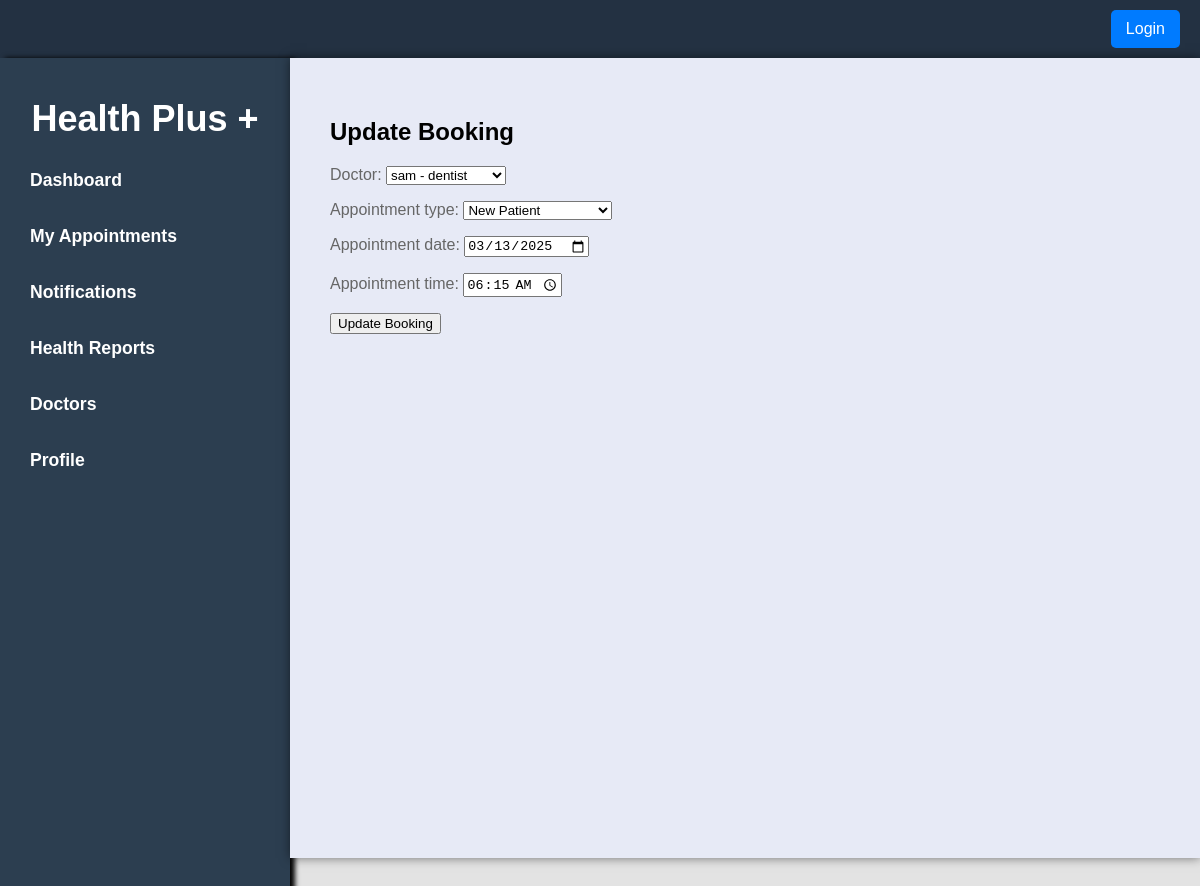
/appointment/5/update/, run on the app's committed database.
### booking/models.py (models this page shows, shortened)
class Appointment(models.Model):
    user = models.ForeignKey(User, on_delete=models.CASCADE, related_name='appointments')
    doctor = models.ForeignKey(Doctor, on_delete=models.CASCADE, related_name='appointments')
    appointment_type = models.ForeignKey(AppointmentType, on_delete=models.CASCADE)  # New field
    appointment_date = models.DateField()
    appointment_time = models.TimeField()
    status = models.CharField(max_length=20, choices=[('scheduled', 'Scheduled'), ('completed', 'Completed'), ('canceled', 'Canceled')])
    created_at = models.DateTimeField(auto_now_add=True)
    updated_at = models.DateTimeField(auto_now=True)
    class Meta:
        indexes = [
            models.Index(fields=['appointment_date']),
        ]

### booking/views.py (the view)
# urls.py: path('appointment/<pk>/update/', views.appointmentUpdateView, name='appointment_update'),
def appointmentUpdateView(request, pk):
    booking = get_object_or_404(Appointment, pk=pk)
    if request.method == "POST":
        form = AppointmentForm(request.POST, instance=booking)
        if form.is_valid():
            form.save()
            return redirect("booking_list")
    else:
        form = AppointmentForm(instance=booking)
    context = {
        "title": "Update Appointment",
        "form": form
    }
    return render(request, "appointment/appointment_update.html", context)

### booking/models.py (called while the page is built)
    def __str__(self):
        return f"{self.user.username} - {self.specialty}"

    def __str__(self):
        return self.name

### booking/templates/appointment/appointment_update.html (shortened to what this page needs)
{% extends 'index.html' %}
{% block content %}
<section style='flex-basis:80%;'>
    <h1>Update Booking</h1>
    <form method="post">
        {{ form.as_p }}
        <button type="submit">Update Booking</button>
    </form>
{% endblock %}

### booking/static/css/style.css (style rules this page uses)
body { margin: 0; padding: 0; background-color: #e3e3e3; font-family: 'Arial', sans-serif; width: 100%; position:fixed; }

### booking/templates/index.html (style rules this page uses)
p { color: #666; font-size: 16px; }

### data on the page
Appointment: doctor "sam - dentist", appointment_type "New Patient", appointment_date "03/13/2025", appointment_time "06:15:00"
